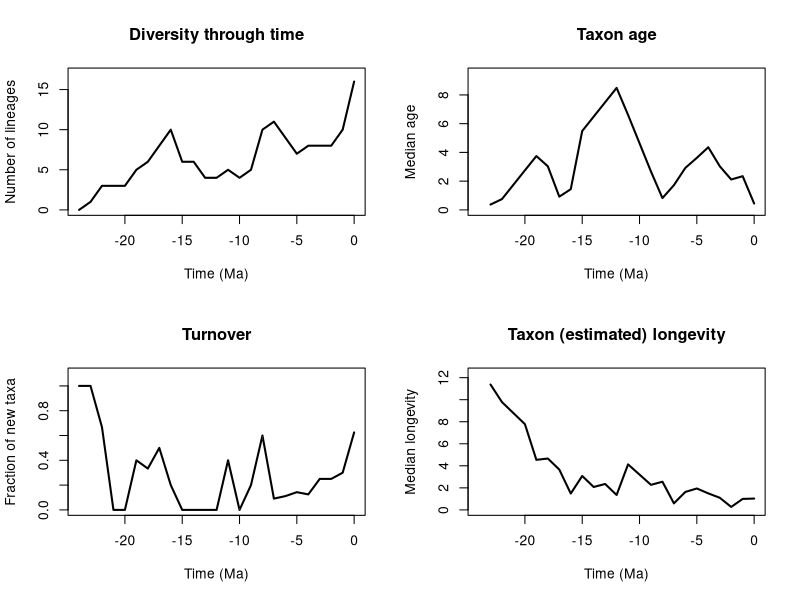

Generate this figure with R:

	setwd("/Users/tobias/Documents/Sweden/PhD/rise_and_fall/longevity_analyses/mammals/families/dasypodidae_pyrate_mcmc_logs")
	tbl = read.table(file = "dasypodidae_input_1_se_est_stats.txt",header = T)
	pdf(file='fdasypodidae_input_1_se_est_stats.pdf',width=12, height=9)
	time = -tbl$time
	par(mfrow=c(2,2))
	library(scales)
	plot(time,tbl$diversity, type="l",lwd = 2, ylab= "Number of lineages", xlab="Time (Ma)", main="Diversity through time", ylim=c(0,max(tbl$M_div,na.rm =T)+1),xlim=c(min(time),0))
	polygon(c(time, rev(time)), c(tbl$M_div, rev(tbl$m_div)), col = alpha("#504A4B",0.5), border = NA)
	plot(time,tbl$median_genus_age, type="l",lwd = 2, ylab = "Median age", xlab="Time (Ma)", main= "Taxon age", ylim=c(0,max(tbl$M_age,na.rm =T)+1),xlim=c(min(time),0))
	polygon(c(time, rev(time)), c(tbl$M_age, rev(tbl$m_age)), col = alpha("#504A4B",0.5), border = NA)
	plot(time,tbl$turnover, type="l",lwd = 2, ylab = "Fraction of new taxa", xlab="Time (Ma)", main= "Turnover", ylim=c(0,max(tbl$M_turnover,na.rm =T)+.1),xlim=c(min(time),0))
	polygon(c(time, rev(time)), c(tbl$M_turnover, rev(tbl$m_turnover)), col = alpha("#504A4B",0.5), border = NA)
	plot(time,tbl$life_exp, type="l",lwd = 2, ylab = "Median longevity", xlab="Time (Ma)", main= "Taxon (estimated) longevity", ylim=c(0,max(tbl$M_life_exp,na.rm =T)+1),xlim=c(min(time),0))
	polygon(c(time, rev(time)), c(tbl$M_life_exp, rev(tbl$m_life_exp)), col = alpha("#504A4B",0.5), border = NA)
	n<-dev.off()
	